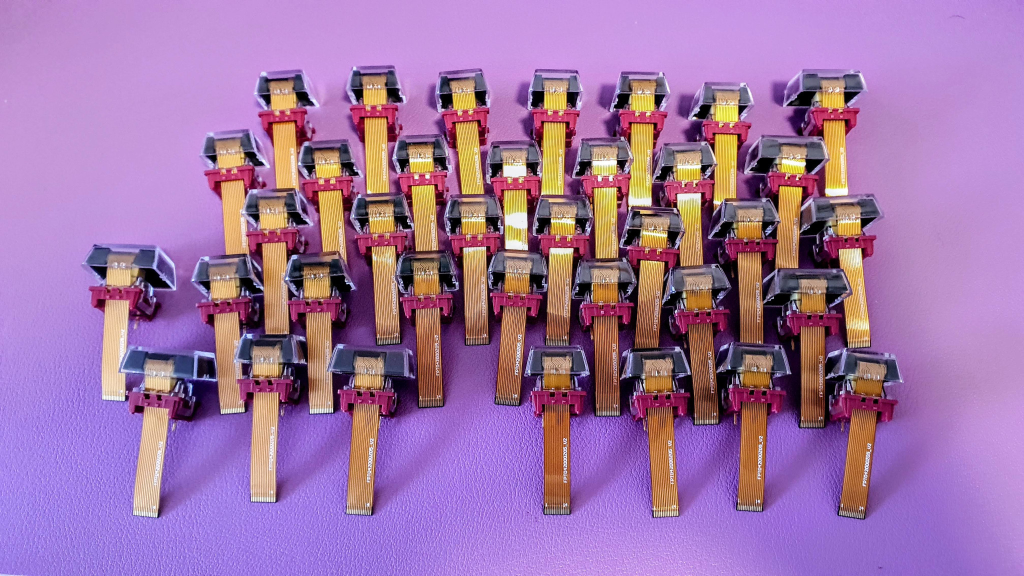
#> input picture images/keys-assembled.jpg, 2048 x 1152 px (shown at 1/2 size)
$ python -i workspace_screens.py   (imports and definitions only)
#> lines starting #> are read from the running program, lines starting #| are printed output that depends on the picture
"""The pictures on the workspace scenes' monitors (render/textures/workspace/).

    python3 render/workspace_screens.py

Drawn with Pillow at 2560 x 1440, generic on purpose (no product's look or name):
- screen_code.jpg: a dark code editor on the firmware's process_record_user()
  (../qmk_firmware/keyboards/polykybd/poly_keymap.c), coloured by token,
- screen_calendar.jpg: a reception's day planner, five rooms by the hour,
- screen_sheet.jpg: a spreadsheet, quarterly figures with a chart; screen_mail.jpg: an inbox
  beside an open message,
- screen_plan.jpg: a CAD floor plan, walls, doors, rooms with their areas, dimensions,
- screen_design.jpg: a vector illustration app with a poster in progress,
- screen_game.jpg: a made-up synthwave racing game with its HUD,
- ruler.jpg: a steel rule's millimetre scale, poster_road.jpg: the game's road as a poster,
- the office wall: cork.jpg (a pinboard's cork), paper_layout.jpg (a keymap sketch),
  paper_sprint.jpg (a week's task list), paper_chart.jpg (a bar chart printout),
  paper_month.jpg (a month calendar), photo_keyboard.jpg (a print of the docs page's
  photo), sticky_<colour>.jpg (sticky notes), clock_face.jpg (a wall clock's dial),
  print_<name>.jpg (photo prints of pictures from polykybd-docs/src/assets, DOC_PRINTS),
  paper_schematic.jpg (the left half's schematic on A4).
wall_scuff.png: rub marks and scratches where cables go down behind a desk;
notepad_writing.png: pen notes for the notepad's top page, some struck through
(transparent, laid over the pad as a decal); mat_topo.jpg: a desk mat's print, topographic contour lines on charcoal.
The calendar's photo is a crop of Poly Haven's bell_park_pier (CC0): a lake and hills at dusk,
fetched by workspace_assets.py.
screen_polykybd_org.jpg is the docs site's front page (a Chromium screenshot of
polykybd-docs/dist, served locally) and is not made here.
"""
import os
import re
import sys

from PIL import Image, ImageDraw, ImageFont

HERE = os.path.dirname(os.path.abspath(__file__))
sys.path.insert(0, HERE)
OUT = os.path.join(HERE, "textures", "workspace")
W, H = 2560, 1440
MONO = "/usr/share/fonts/truetype/dejavu/DejaVuSansMono.ttf"
SANS = "/usr/share/fonts/truetype/dejavu/DejaVuSans.ttf"
BOLD = "/usr/share/fonts/truetype/dejavu/DejaVuSans-Bold.ttf"
SRC = os.path.join(HERE, "..", "..", "qmk_firmware", "keyboards", "polykybd", "poly_keymap.c")


def font(path, size):
    return ImageFont.truetype(path, size)


# [372 lines left out: functions code, calendar, sheet_full, mail_full, window, chat and 4 more, not called in this run]


APPS = [(33, 115, 70), (0, 95, 184), (50, 48, 76), (220, 110, 40), (120, 120, 130), (170, 40, 40), (90, 160, 90)]


# [586 lines left out: functions sheet, mail, reception_full, badge_dialog, reception, parcels_full and 12 more, not called in this run]


ARCH_PHOTOS = {           # print name: (HDRI, yaw, window, size): real buildings for the planning pinboard
    "konzerthaus": ("konzerthaus", 0.5, (-0.98, 0.98, 1.34, -0.23), (1400, 1120)),   # Schinkel, Berlin
    "hamburg_hbf": ("hamburg_hbf", 0.5, (-1.25, 1.25, 1.45, -0.40), (1400, 1040)),   # the station's iron hall
    "hofkirche": ("dresden_square", 0.875, (-0.26, 0.26, 0.40, -0.06), (1000, 880)),  # Dresden
    "zwinger": ("zwinger_night", 0.5, (-0.45, 0.45, 0.24, -0.08), (1400, 500)),       # Dresden, at night
}


def arch_print(name):
    """One ARCH_PHOTOS entry as a print (see arch_photo)."""
    return lambda: arch_photo(*ARCH_PHOTOS[name][:4])


# [239 lines left out: functions paper_elevation, paper_section, paper_site, plan, design, game and 1 more, not called in this run]


def poster():
    """The gamer wall's poster: the racing game's road and sun, its HUD cropped off."""
    return game().crop((720, 0, 1840, 1440))


PAPER = (244, 242, 236)
INK = (40, 44, 60)


# [230 lines left out: functions cork, paper_layout, paper_sprint, paper_chart, paper_month, paper_rota and 6 more, not called in this run]


SCRIBBLES = [  # (day, text, ink, tilt deg): pen notes in the calendar's day boxes
    (6, "dentist\n9:30", (30, 50, 140), 4), (9, "demo!", (200, 30, 30), -6), (13, "PCB\norder", (30, 50, 140), 3),
    (16, "ship\nv1.8", (200, 30, 30), -4), (20, "Mia's\nbday", (40, 110, 60), 6), (23, "team\nlunch", (30, 50, 140), -3),
    (28, "taxes", (30, 30, 35), 5), (30, "trip ->", (30, 50, 140), -2)]


HL = {"yellow": (255, 240, 60), "pink": (255, 120, 190), "green": (130, 240, 110), "orange": (255, 175, 60)}


# [49 lines left out: functions highlighted, worn, not called in this run]


NOTEPAD = [  # (text, struck through, ink)
    ("Mon - todo", False, (25, 35, 90)), ("macro for git commit", True, (25, 35, 90)),
    ("layer 3: arrows on HJKL?", False, (25, 35, 90)), ("order 2nd keycap set", True, (25, 35, 90)),
    ("ask IT about VPN", True, (25, 35, 90)), ("tenting angle 8 deg?", False, (25, 35, 90)),
    ("call back 14:00", False, (180, 30, 30))]


# [38 lines left out: functions notepad_page, wall_scuff, not called in this run]


from workspace_scenes import BOOKS  # noqa: E402  (the shelf's books: data shared with the scene)


SERIF = "/usr/share/fonts/truetype/dejavu/DejaVuSerif.ttf"
SERIF_B = "/usr/share/fonts/truetype/dejavu/DejaVuSerif-Bold.ttf"
COND_B = "/usr/share/fonts/truetype/dejavu/DejaVuSansCondensed-Bold.ttf"
PX = 7600                                           # texture pixels per metre of book


# [4 lines left out: function _fit, not called in this run]


def _rgb(c):
    return tuple(int(v * 255) for v in c)


# [47 lines left out: function book_spine, not called in this run]


COVER_ART = ["chip", "traces", "letters", "wave", "keys", "hand", "gear"]


# [162 lines left out: functions book_cover, book_back, notepad_writing, hand, scribble, mat_topo, not called in this run]


PHOTO_X = 0.85            # where across the panorama the calendar's crop is centred


def framed_print(path, size=(1300, 1000), border=50, bg=None, zoom=1.0):
    """A photo print: the image filling size minus a white border (zoom > 1 crops in)."""
#> called with path = '../images/keys-assembled.jpg', size = (1300, 1000), border = 50, zoom = 1
    src = Image.open(path).convert("RGB")
#> src is the input picture: PIL image 2048x1152 RGB; mean R, G, B 161.2, 116.5, 166.1
    if bg:
        flat = Image.new("RGB", src.size, bg)
        flat.paste(src, (0, 0))
        src = flat
    iw, ih = size[0] - 2 * border, size[1] - 2 * border
    s_ = max(iw / src.width, ih / src.height) * zoom
#> s_ = 0.781
    src = src.resize((int(src.width * s_), int(src.height * s_)), Image.LANCZOS)
#> src: PIL image 1600x900 RGB
    x0, y0 = (src.width - iw) // 2, (src.height - ih) // 2
#> x0 = 200; y0 = 0
    im = Image.new("RGB", size, (250, 250, 248))
    im.paste(src.crop((x0, y0, x0 + iw, y0 + ih)), (border, border))
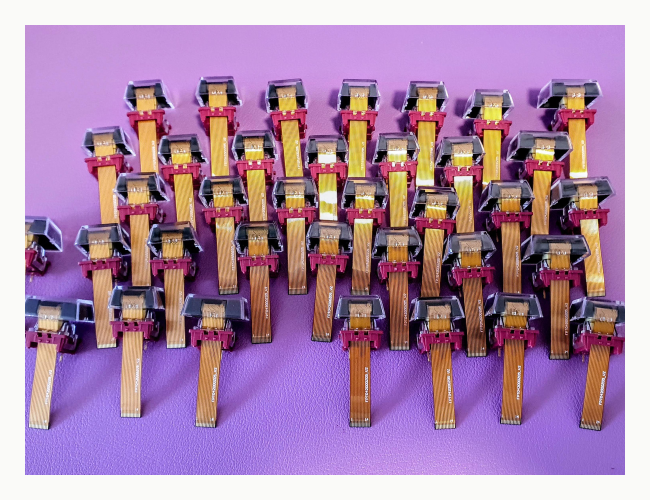
#> im: PIL image 1300x1000 RGB (shown at 1/2 size); mean R, G, B 170.7, 133.3, 167
    return im


DOCS = os.path.join(HERE, "..", "..", "polykybd-docs", "src", "assets")


DOC_PRINTS = {             # print name: (docs asset, print size in px, zoom)
    "pcb_rev33": ("assembly/pcb-render-rev3.3.jpg", (1300, 860), 1.0),
    "pcb_split42": ("firmware/split42-pcb-render.jpg", (1300, 1000), 1.15),
    "stems": ("assembly/keys-assembled.jpg", (1300, 1000), 1.0),
    "rgb": ("landing/rgb-both-halves.jpg", (1300, 1000), 1.0),
    "emoji": ("using/emoji-keycap.jpg", (1000, 1000), 1.1),
    "halves": ("assembly/split72-both-halves.jpg", (1300, 1000), 1.0),
    "displays": ("assembly/display-modules.jpg", (1300, 1000), 1.2),
    "greek": ("using/legends-greek-render.jpg", (1300, 1000), 1.0),
}


def doc_print(name):
    path, size, zoom = DOC_PRINTS[name]
    return lambda: framed_print(os.path.join(DOCS, path), size, zoom=zoom)


def paper_schematic():
    """The left half's schematic printed on A4 landscape, a margin all round."""
    return framed_print(os.path.join(DOCS, "schematics", "schematic_left.png"), (1414, 1000), 60, bg=(255, 255, 255))


# [45 lines left out: functions photo_keyboard, sticky, clock_face, not called in this run]


# [29 lines not run here, left out]

>>> result = framed_print('../images/keys-assembled.jpg')
